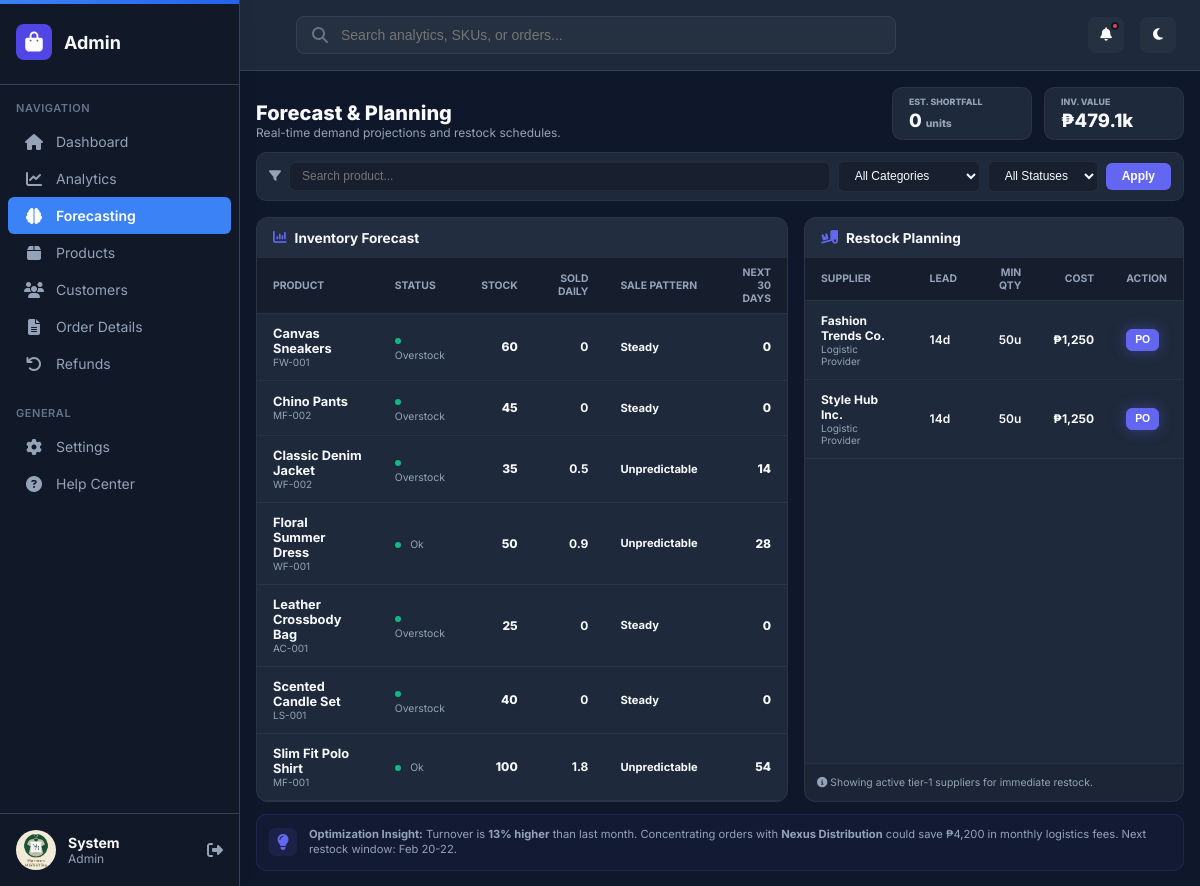
The page /admin/forecast.php (signed in) on the database its author committed.
### tables this page shows
CREATE TABLE users (
    id INT PRIMARY KEY AUTO_INCREMENT,
    email VARCHAR(255) UNIQUE NOT NULL,
    password VARCHAR(255) NOT NULL,
    first_name VARCHAR(100) NOT NULL,
    last_name VARCHAR(100) NOT NULL,
    phone VARCHAR(20),
    address TEXT,
    role ENUM('customer', 'staff', 'admin') DEFAULT 'customer',
    is_active BOOLEAN DEFAULT TRUE,
    created_at TIMESTAMP DEFAULT CURRENT_TIMESTAMP,
    updated_at TIMESTAMP DEFAULT CURRENT_TIMESTAMP ON UPDATE CURRENT_TIMESTAMP
);

CREATE TABLE products (
    id INT PRIMARY KEY AUTO_INCREMENT,
    category_id INT,
    supplier_id INT,
    name VARCHAR(200) NOT NULL,
    description TEXT,
    price DECIMAL(10,2) NOT NULL,
    cost_price DECIMAL(10,2),
    sku VARCHAR(50) UNIQUE,
    image_url VARCHAR(255),
    is_active BOOLEAN DEFAULT TRUE,
    created_at TIMESTAMP DEFAULT CURRENT_TIMESTAMP,
    updated_at TIMESTAMP DEFAULT CURRENT_TIMESTAMP ON UPDATE CURRENT_TIMESTAMP,
    FOREIGN KEY (category_id) REFERENCES categories(id) ON DELETE SET NULL,
    FOREIGN KEY (supplier_id) REFERENCES suppliers(id) ON DELETE SET NULL
);

CREATE TABLE inventory (
    id INT PRIMARY KEY AUTO_INCREMENT,
    product_id INT NOT NULL,
    quantity INT DEFAULT 0,
    low_stock_threshold INT DEFAULT 10,
    last_restocked TIMESTAMP NULL,
    updated_at TIMESTAMP DEFAULT CURRENT_TIMESTAMP ON UPDATE CURRENT_TIMESTAMP,
    FOREIGN KEY (product_id) REFERENCES products(id) ON DELETE CASCADE
);

CREATE TABLE suppliers (
    id INT PRIMARY KEY AUTO_INCREMENT,
    name VARCHAR(200) NOT NULL,
    contact_person VARCHAR(100),
    email VARCHAR(255),
    phone VARCHAR(20),
    address TEXT,
    is_active BOOLEAN DEFAULT TRUE,
    created_at TIMESTAMP DEFAULT CURRENT_TIMESTAMP,
    updated_at TIMESTAMP DEFAULT CURRENT_TIMESTAMP ON UPDATE CURRENT_TIMESTAMP
);

### admin/forecast.php (the view, shortened to what the rows shown need)
<?php
require_once __DIR__ . '/../includes/db.php';
require_once __DIR__ . '/../includes/auth.php';
function calculateStats($data) {
    $count = count($data);
    $mean = array_sum($data) / $count;
    $variance = 0;
    foreach ($data as $val) {
        $variance += pow($val - $mean, 2);
    }
    $std_dev = sqrt($variance / max($count, 1));
    return ['mean' => $mean, 'std_dev' => $std_dev];
}
$sql = "
    SELECT p.*, c.name as category_name, i.quantity as stock, i.low_stock_threshold
    FROM products p
    LEFT JOIN categories c ON p.category_id = c.id
    LEFT JOIN inventory i ON p.id = i.product_id
    WHERE p.is_active = 1
";
$params = [];
$sql .= " ORDER BY p.name";
$products = db()->fetchAll($sql, $params);
$suppliers = db()->fetchAll("SELECT * FROM suppliers LIMIT 4");
$insights = [];
foreach ($products as $product) {
    $salesData = db()->fetchAll("
        SELECT sale_date, SUM(quantity_sold) as qty
        FROM sales_history
        WHERE product_id = ? AND sale_date >= DATE_SUB(CURDATE(), INTERVAL 30 DAY)
        GROUP BY sale_date
    ", [$product['id']]);
    $dailySales = array_fill(0, 30, 0);
    foreach ($salesData as $row) {
        $daysAgo = (int)date_diff(date_create($row['sale_date']), date_create())->format('%a');
        if ($daysAgo < 30) $dailySales[29 - $daysAgo] = (float)$row['qty'];
    }
    $stats = calculateStats($dailySales);
    $velocity = $stats['mean'];
    $volatility = $velocity > 0 ? ($stats['std_dev'] / $velocity) : 0;
    $forecast30 = ceil($velocity * 30);
    $reorderQty = max(0, $forecast30 - $product['stock']);
    $daysRemaining = $velocity > 0 ? floor($product['stock'] / $velocity) : 999;
    $status = 'ok';
    if ($daysRemaining < 7) $status = 'critical';
    elseif ($daysRemaining < 14) $status = 'warning';
    elseif ($product['stock'] > ($forecast30 * 2) && $product['stock'] > 20) $status = 'overstock';
    $volLabel = 'Steady';
    if ($volatility > 1.2) $volLabel = 'Unpredictable';
    elseif ($volatility > 0.6) $volLabel = 'Changing';
    $insights[] = [
        'product' => $product,
        'velocity' => round($velocity, 1),
        'volatility' => $volLabel,
        'forecast30' => $forecast30,
        'reorder_qty' => $reorderQty,
        'status' => $status
    ];
}
$perPage = 8;
$totalItems = count($insights);
$totalPages = ceil($totalItems / $perPage);
$pageNum = max(1, min($totalPages, (int)($_GET['p'] ?? 1)));
$offset = ($pageNum - 1) * $perPage;
$pagedInsights = array_slice($insights, $offset, $perPage);
require_once __DIR__ . '/../includes/admin_header.php';
?>
<div class="f-header">
    <div class="f-title">
        <h1>Forecast & Planning</h1>
    </div>
</div>
<div class="f-main-grid">
    <div class="card">
        <div class="f-table-wrapper">
            <table class="f-table">
                <thead>
                    <tr>
                        <th>Product</th>
                        <th>Status</th>
                        <th style="text-align: right;">Stock</th>
                        <th style="text-align: right;">Sold Daily</th>
                        <th>Sale Pattern</th>
                        <th style="text-align: right;">Next 30 Days</th>
                    </tr>
                </thead>
                <tbody>
                    <?php foreach ($pagedInsights as $item):
                        $dotColor = $item['status'] == 'critical' ? '#ef4444' : ($item['status'] == 'warning' ? '#f59e0b' : '#10b981');
                        $volColor = $item['volatility'] == 'Erratic' ? '#ef4444' : ($item['volatility'] == 'Variable' ? '#f59e0b' : '');
                    ?>
                    <tr>
                        <td>
                            <div style="font-weight: 700; font-size: 0.8rem;"><?php echo htmlspecialchars($item['product']['name']); ?></div>
                            <div style="font-size: 10px; color: var(--f-muted);"><?php echo htmlspecialchars($item['product']['sku']); ?></div>
                        </td>
                        <td>
                            <span class="status-dot" style="background: <?php echo $dotColor; ?>;"></span>
                            <span style="font-size: 0.65rem; text-transform: capitalize; color: var(--f-muted);"><?php echo $item['status']; ?></span>
                        </td>
                        <td style="text-align: right; font-weight: 800;"><?php echo $item['product']['stock']; ?></td>
                        <td style="text-align: right;"><strong><?php echo $item['velocity']; ?></strong></td>
                        <td style="font-weight: 700; color: <?php echo $volColor; ?>; font-size: 0.7rem;"><?php echo $item['volatility']; ?></td>
                        <td style="text-align: right; font-weight: 800;"><?php echo $item['forecast30']; ?></td>
                    </tr>
                    <?php endforeach; ?>
                </tbody>
            </table>
        </div>
    </div>
    <div class="card">
        <div class="f-table-wrapper">
            <table class="f-table">
                <thead>
                    <tr>
                        <th>Supplier</th>
                        <th>Lead</th>
                        <th style="text-align: right;">Min Qty</th>
                        <th style="text-align: right;">Cost</th>
                        <th>Action</th>
                    </tr>
                </thead>
                <tbody>
                    <?php foreach ($suppliers as $s): ?>
                    <tr>
                        <td>
                            <div style="font-weight: 700;"><?php echo htmlspecialchars($s['name']); ?></div>
                            <div style="font-size: 10px; color: var(--f-muted);">Logistic Provider</div>
                        </td>
                        <td style="font-weight: 600;">14d</td>
                        <td style="text-align: right; font-weight: 600;">50u</td>
                        <td style="text-align: right; font-weight: 700;">₱1,250</td>
                        <td>
                            <button class="pg-item active" style="width: auto; padding: 0 0.5rem; font-size: 0.65rem; height: 22px;">PO</button>
                        </td>
                    </tr>
                    <?php endforeach; ?>
                </tbody>
            </table>
        </div>
    </div>
</div>
<?php require_once __DIR__ . '/../includes/admin_footer.php'; ?>

### includes/admin_header.php (shortened to what the rows shown need)
<?php
require_once __DIR__ . '/auth.php';
$currentUser = getCurrentUser();
$userRole = $currentUser['role'] ?? 'customer';
$userName = $currentUser['first_name'] ?? 'User';
?>
<!DOCTYPE html>
<html lang="en">
<head>
    <link rel="stylesheet" href="https://cdnjs.cloudflare.com/ajax/libs/font-awesome/6.4.0/css/all.min.css">
    <link rel="stylesheet" href="<?php echo APP_URL; ?>/assets/css/admin.css?v=<?php echo file_exists(__DIR__ . '/../assets/css/admin.css') ? filemtime(__DIR__ . '/../assets/css/admin.css') : time(); ?>">
</head>
<body class="admin-body" data-role="<?php echo $userRole; ?>">
    <aside class="admin-sidebar" id="adminSidebar">
        <div class="admin-sidebar-profile" style="padding: 1rem; border-top: 1px solid var(--admin-border); margin-top: auto;">
            <div style="display: flex; align-items: center; gap: 0.75rem;">
                <div style="flex: 1; overflow: hidden;">
                    <div style="font-weight: 700; font-size: 0.875rem; color: var(--admin-text-primary); white-space: nowrap; overflow: hidden; text-overflow: ellipsis;"><?php echo htmlspecialchars($userName); ?></div>
                    <div style="font-size: 0.75rem; color: var(--admin-text-secondary); text-transform: capitalize;"><?php echo $userRole; ?></div>
                </div>
            </div>
        </div>
    </aside>
    <main class="admin-main">
        <div class="admin-content">

### rows shown on the page
users: first_name "System", role "Admin"
products: name "Canvas Sneakers", sku "FW-001"
inventory: quantity "60"
products: name "Chino Pants", sku "MF-002"
inventory: quantity "45"
products: name "Classic Denim Jacket", sku "WF-002"
inventory: quantity "35"
products: name "Floral Summer Dress", sku "WF-001"
inventory: quantity "50"
products: name "Leather Crossbody Bag", sku "AC-001"
inventory: quantity "25"
products: name "Scented Candle Set", sku "LS-001"
inventory: quantity "40"
products: name "Slim Fit Polo Shirt", sku "MF-001"
inventory: quantity "100"
suppliers: name "Fashion Trends Co."
suppliers: name "Style Hub Inc."

### other values the page prints
$sectionKey "NAVIGATION"
$item['text'] "Dashboard"
$item['text'] "Analytics"
$item['text'] "Forecasting"
$item['text'] "Products"
$item['text'] "Customers"
$item['text'] "Order Details"
$item['text'] "Refunds"
$sectionKey "GENERAL"
$item['text'] "Settings"
$item['text'] "Help Center"
$totalShortfall "0"
$totalValue/1000 "479.1"
$item['status'] "Overstock"
$item['velocity'] "0"
